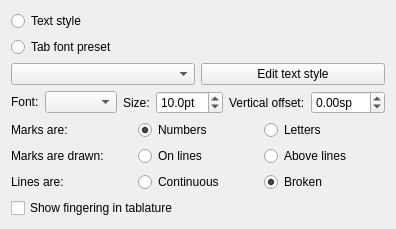
              <widget class="QWidget" name="tab">
               <attribute name="title">
                <string>Fret marks</string>
               </attribute>
               <layout class="QVBoxLayout" name="verticalLayout_2">
                <item>
                 <layout class="QVBoxLayout" name="verticalLayout_8">
                  <item>
                   <widget class="QRadioButton" name="textStyleRadioButton">
                    <property name="text">
                     <string>Text style</string>
                    </property>
                   </widget>
                  </item>
                  <item>
                   <widget class="QRadioButton" name="presetRadioButton">
                    <property name="text">
                     <string>Tab font preset</string>
                    </property>
                   </widget>
                  </item>
                 </layout>
                </item>
                <item>
                 <layout class="QHBoxLayout" name="horizontalLayout_8">
                  <item>
                   <widget class="QComboBox" name="textStyleComboBox"/>
                  </item>
                  <item>
                   <widget class="QPushButton" name="editTextStyleButton">
                    <property name="text">
                     <string>Edit text style</string>
                    </property>
                   </widget>
                  </item>
                 </layout>
                </item>
                <item>
                 <layout class="QHBoxLayout" name="horizontalLayout_6">
                  <item>
                   <layout class="QFormLayout" name="formLayout_3">
                    <item row="0" column="0">
                     <widget class="QLabel" name="fretFontLabel">
                      <property name="text">
                       <string>Font:</string>
                      </property>
                      <property name="buddy">
                       <cstring>fretFontName</cstring>
                      </property>
                     </widget>
                    </item>
                    <item row="0" column="1">
                     <widget class="QComboBox" name="fretFontName"/>
                    </item>
                   </layout>
                  </item>
                  <item>
                   <layout class="QFormLayout" name="formLayout_4">
                    <item row="0" column="0">
                     <widget class="QLabel" name="fretFontSizeLabel">
                      <property name="text">
                       <string>Size:</string>
                      </property>
                      <property name="buddy">
                       <cstring>fretFontSize</cstring>
                      </property>
                     </widget>
                    </item>
                    <item row="0" column="1">
                     <widget class="QDoubleSpinBox" name="fretFontSize">
                      <property name="suffix">
                       <string>pt</string>
                      </property>
                      <property name="decimals">
                       <number>1</number>
                      </property>
                      <property name="minimum">
                       <double>5.000000000000000</double>
                      </property>
                      <property name="value">
                       <double>10.000000000000000</double>
                      </property>
                     </widget>
                    </item>
                   </layout>
                  </item>
                  <item>
                   <layout class="QFormLayout" name="formLayout_5">
                    <item row="0" column="0">
                     <widget class="QLabel" name="fretYLabel">
                      <property name="text">
                       <string>Vertical offset:</string>
                      </property>
                      <property name="buddy">
                       <cstring>fretY</cstring>
                      </property>
                     </widget>
                    </item>
                    <item row="0" column="1">
                     <widget class="QDoubleSpinBox" name="fretY">
                      <property name="suffix">
                       <string>sp</string>
                      </property>
                      <property name="minimum">
                       <double>-99.989999999999995</double>
                      </property>
                      <property name="singleStep">
                       <double>0.250000000000000</double>
                      </property>
                      <property name="value">
                       <double>0.000000000000000</double>
                      </property>
                     </widget>
                    </item>
                   </layout>
                  </item>
                 </layout>
                </item>
                <item>
                 <layout class="QGridLayout" name="gridLayout">
                  <item row="1" column="0">
                   <widget class="QLabel" name="onStringsLabel">
                    <property name="minimumSize">
                     <size>
                      <width>120</width>
                      <height>0</height>
                     </size>
                    </property>
                    <property name="text">
                     <string>Marks are drawn:</string>
                    </property>
                    <property name="buddy">
                     <cstring>onLinesRadio</cstring>
                    </property>
                   </widget>
                  </item>
                  <item row="1" column="1">
                   <widget class="QRadioButton" name="onLinesRadio">
                    <property name="minimumSize">
                     <size>
                      <width>110</width>
                      <height>0</height>
                     </size>
                    </property>
                    <property name="text">
                     <string>On lines</string>
                    </property>
                    <property name="checked">
                     <bool>false</bool>
                    </property>
                    <property name="autoExclusive">
                     <bool>true</bool>
                    </property>
                    <attribute name="buttonGroup">
                     <string notr="true">OnAboveLinesButtGroup</string>
                    </attribute>
                   </widget>
                  </item>
                  <item row="2" column="1">
                   <widget class="QRadioButton" name="linesThroughRadio">
                    <property name="minimumSize">
                     <size>
                      <width>110</width>
                      <height>0</height>
                     </size>
                    </property>
                    <property name="text">
                     <string>Continuous</string>
                    </property>
                    <property name="checked">
                     <bool>false</bool>
                    </property>
                    <property name="autoExclusive">
                     <bool>true</bool>
                    </property>
                    <attribute name="buttonGroup">
                     <string notr="true">ContinuousBrokenLinesbuttGroup</string>
                    </attribute>
                   </widget>
                  </item>
                  <item row="2" column="0">
                   <widget class="QLabel" name="linesThroughLabel">
                    <property name="minimumSize">
                     <size>
                      <width>120</width>
                      <height>0</height>
                     </size>
                    </property>
                    <property name="text">
                     <string>Lines are:</string>
                    </property>
                    <property name="buddy">
                     <cstring>linesThroughRadio</cstring>
                    </property>
                   </widget>
                  </item>
                  <item row="0" column="1">
                   <widget class="QRadioButton" name="numbersRadio">
                    <property name="minimumSize">
                     <size>
                      <width>110</width>
                      <height>0</height>
                     </size>
                    </property>
                    <property name="text">
                     <string>Numbers</string>
                    </property>
                    <property name="checked">
                     <bool>true</bool>
                    </property>
                    <property name="autoExclusive">
                     <bool>true</bool>
                    </property>
                    <attribute name="buttonGroup">
                     <string notr="true">NumLettersButtGroup</string>
                    </attribute>
                   </widget>
                  </item>
                  <item row="0" column="0">
                   <widget class="QLabel" name="numbersLabel">
                    <property name="minimumSize">
                     <size>
                      <width>120</width>
                      <height>0</height>
                     </size>
                    </property>
                    <property name="text">
                     <string>Marks are:</string>
                    </property>
                    <property name="buddy">
                     <cstring>numbersRadio</cstring>
                    </property>
                   </widget>
                  </item>
                  <item row="0" column="2">
                   <widget class="QRadioButton" name="lettersRadio">
                    <property name="text">
                     <string>Letters</string>
                    </property>
                    <property name="autoExclusive">
                     <bool>true</bool>
                    </property>
                    <attribute name="buttonGroup">
                     <string notr="true">NumLettersButtGroup</string>
                    </attribute>
                   </widget>
                  </item>
                  <item row="1" column="2">
                   <widget class="QRadioButton" name="aboveLinesRadio">
                    <property name="text">
                     <string>Above lines</string>
                    </property>
                    <property name="autoExclusive">
                     <bool>true</bool>
                    </property>
                    <attribute name="buttonGroup">
                     <string notr="true">OnAboveLinesButtGroup</string>
                    </attribute>
                   </widget>
                  </item>
                  <item row="2" column="2">
                   <widget class="QRadioButton" name="linesBrokenRadio">
                    <property name="text">
                     <string>Broken</string>
                    </property>
                    <property name="checked">
                     <bool>true</bool>
                    </property>
                    <property name="autoExclusive">
                     <bool>true</bool>
                    </property>
                    <attribute name="buttonGroup">
                     <string notr="true">ContinuousBrokenLinesbuttGroup</string>
                    </attribute>
                   </widget>
                  </item>
                 </layout>
                </item>
                <item>
                 <layout class="QHBoxLayout" name="horizontalLayout_3">
                  <item>
                   <widget class="QCheckBox" name="showTabFingering">
                    <property name="text">
                     <string>Show fingering in tablature</string>
                    </property>
                   </widget>
                  </item>
                  <item>
                   <spacer name="horizontalSpacer_6">
                    <property name="orientation">
                     <enum>Qt::Horizontal</enum>
                    </property>
                    <property name="sizeHint" stdset="0">
                     <size>
                      <width>40</width>
                      <height>20</height>
                     </size>
                    </property>
                   </spacer>
                  </item>
                 </layout>
                </item>
               </layout>
              </widget>
